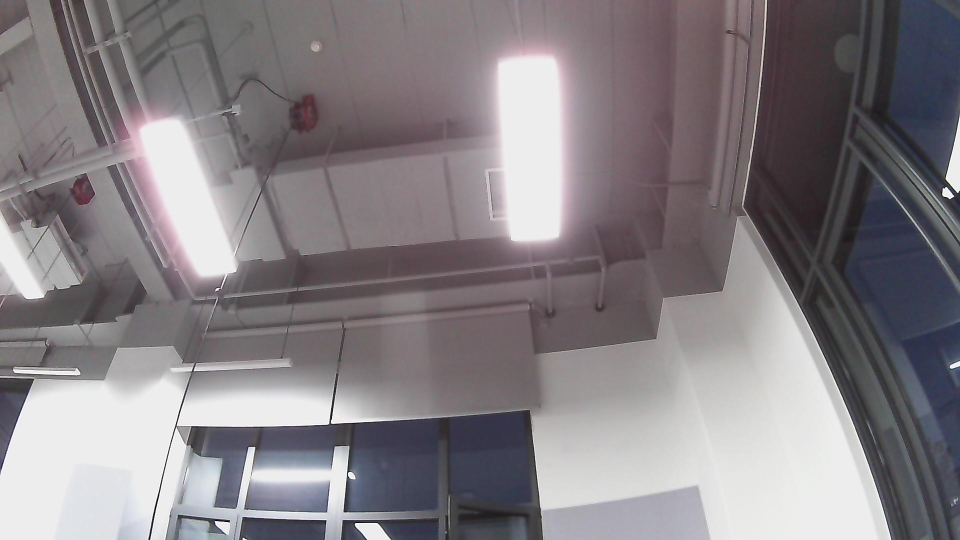
#> input picture dataset_split/val/on/on_000010.jpg, 1920 x 1080 px (shown at 1/2 size); its folder holds only this picture in this run
$ python level3_contour_detection.py
#> lines starting #> are read from the running program, lines starting #| are printed output that depends on the picture; after the words box and inside, x2 and y2 are one past the last pixel; in counts of white or black regions, pixels touching at a corner belong together
import os
import cv2
import numpy as np

def level3_contour_detection(image_path):
#> called with image_path = 'dataset_split/val/on/on_000010.jpg'
    img = cv2.imread(image_path)
#> img is the input picture: shape (1080, 1920, 3); mean B, G, R 131.8, 127.7, 132.9
    if img is None:
        print(f"图片读取失败，请检查路径: {image_path}")
        return None

    gray = cv2.cvtColor(img, cv2.COLOR_BGR2GRAY)

    # 1. 阈值分割：只把画面中极亮的部分（> 235）提取出来变成白色，其余变黑
    _, thresh = cv2.threshold(gray, 235, 255, cv2.THRESH_BINARY)
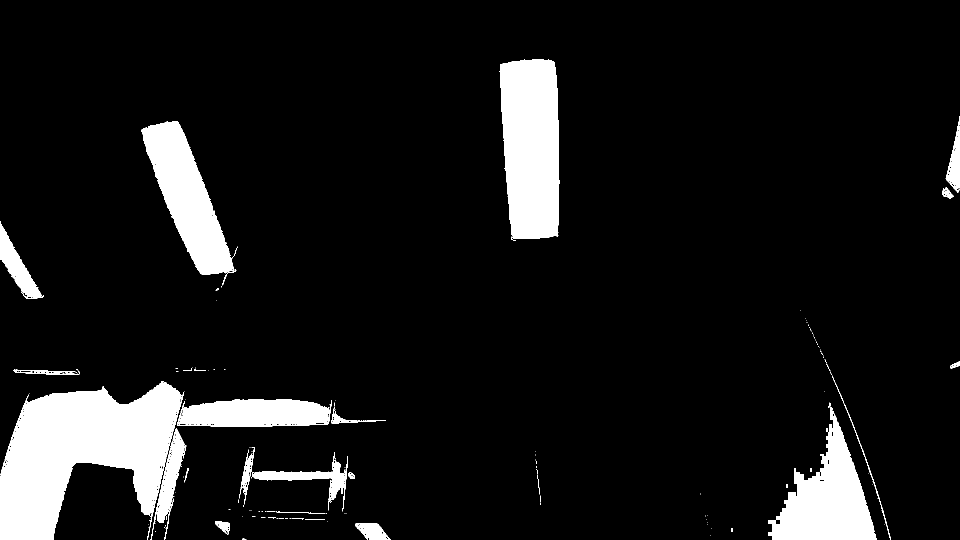
#> thresh: shape (1080, 1920) (shown at 1/2 size); 9.3% white; 156 white regions (123 under 20 px)

    # 2. 查找这些极亮区域的轮廓
    contours, _ = cv2.findContours(thresh, cv2.RETR_EXTERNAL, cv2.CHAIN_APPROX_SIMPLE)
#> contours = 156 contours, 136 with area under 20; largest, box (x1, y1, x2, y2) and area: (0, 762, 369, 1080) 67774, (999, 118, 1119, 481) 37366, (1536, 814, 1753, 1080) 26436, (283, 243, 469, 571) 25192, (354, 798, 664, 853) 14080

    lamp_detected = False
    for cnt in contours:
        area = cv2.contourArea(cnt)
        # 过滤掉太小的噪点，长条灯通常面积较大
        if area > 500:
            # 获取外接矩形
            x, y, w, h = cv2.boundingRect(cnt)

            lamp_detected = True
            # 把找到的发光长条灯框出来
            cv2.rectangle(img, (x, y), (x+w, y+h), (0, 255, 0), 2)
            cv2.putText(img, "ON Lamp", (x, y - 5), cv2.FONT_HERSHEY_SIMPLEX, 0.6, (0, 255, 0), 2)
#> this loop made 156 passes
#> (area, x, y, w, h) on passes 13, 77, 81, 84, 87, 95, 100, 152, 154, 155, 156: (1499, 710, 1046, 72, 34), (3750, 507, 904, 189, 119), (888.5, 478, 895, 32, 114), (4500.5, 301, 856, 72, 224), (26435.5, 1536, 814, 217, 266), (14079.5, 354, 798, 310, 55), (67773.5, 0, 762, 369, 318), (4221, 0, 442, 88, 156), (25192, 283, 243, 186, 328), (1981, 1891, 232, 29, 153), (37366.5, 999, 118, 120, 363)
#> area on passes 17, 35: 433.5, 27
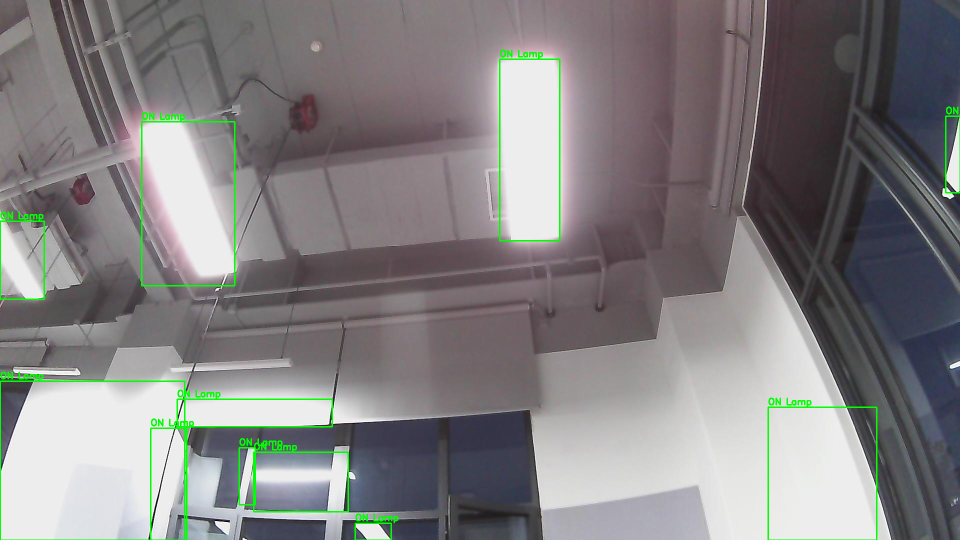
#> img: shape (1080, 1920, 3) (shown at 1/2 size); 1.27% of pixels changed, all inside (x1, y1, x2, y2) = (0, 99, 1920, 1080)

    if lamp_detected:
        print(f"文件: {os.path.basename(image_path)} -> 检测结果：发现点亮的 LED 灯 (ON)")
    else:
        print(f"文件: {os.path.basename(image_path)} -> 检测结果：未发现发光灯具 (OFF)")

    return img

if __name__ == '__main__':
    # 定义训练集里 'on'（开灯）文件夹的路径
    train_on_dir = "dataset_split/val/on"

    print(f"=== 开始使用第三阶段 轮廓查找法测试目录: {train_on_dir} ===")

    if not os.path.exists(train_on_dir):
        print(f"错误：路径 {train_on_dir} 不存在，请先运行数据集划分脚本！")
    else:
        file_list = os.listdir(train_on_dir)
        success_count = 0

        for file_name in file_list:
            if file_name.lower().endswith(('.jpg', '.jpeg', '.png')):
                image_path = os.path.join(train_on_dir, file_name)
                # 调用第三阶段函数
                level3_contour_detection(image_path)
                success_count += 1

        print(f"=== 遍历结束，共测试了 {success_count} 张开灯图片 ===")

$ run again, on dataset_split/val/on/on_000105.jpg
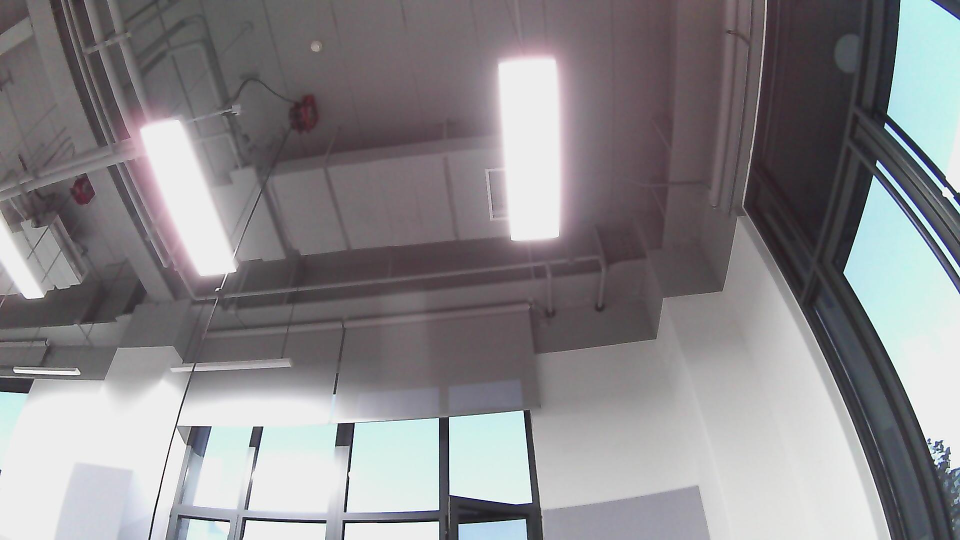
#> input picture dataset_split/val/on/on_000105.jpg, 1920 x 1080 px (shown at 1/2 size)
#> in level3_contour_detection, img is the input picture: shape (1080, 1920, 3); mean B, G, R 138.4, 135.6, 137.6
#> in level3_contour_detection, `_, thresh = cv2.threshold(gray, 235, 255, cv2.THRESH_BINARY)`:
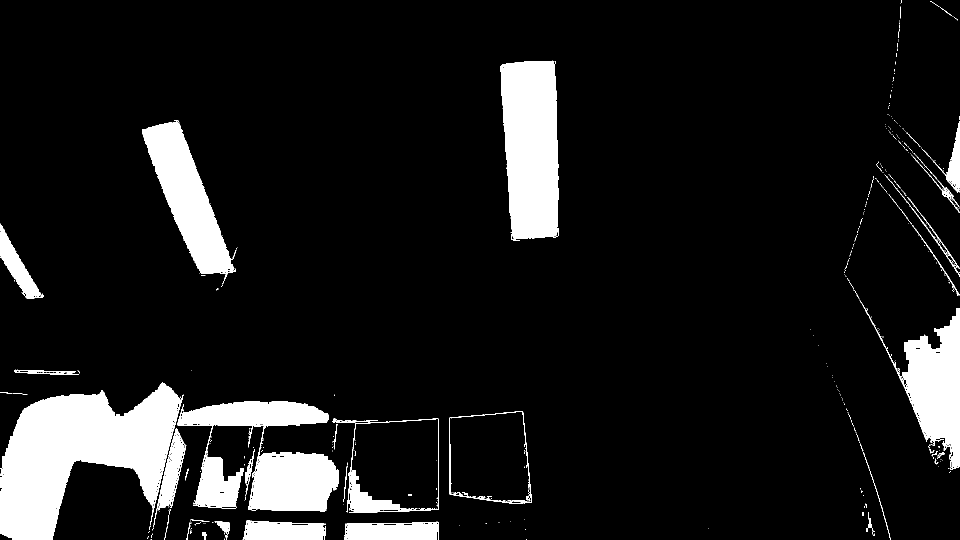
#> thresh: shape (1080, 1920) (shown at 1/2 size); 10.4% white; 492 white regions (439 under 20 px)
#> contours = 487 contours, 458 with area under 20; largest, box (x1, y1, x2, y2) and area: (0, 764, 367, 1080) 62750, (354, 803, 678, 1023) 35884, (1000, 121, 1118, 481) 35704, (284, 240, 473, 568) 23510, (1721, 602, 1920, 940) 22204
#> the loop in level3_contour_detection, `for cnt in contours:` made 487 passes
#> (area, x, y, w, h) on passes 40, 43, 187, 195, 206, 223, 233, 260: (6117.5, 689, 1043, 189, 37), (5345.5, 485, 1041, 167, 39), (3930.5, 306, 856, 67, 199), (3447, 693, 837, 185, 188), (35883.5, 354, 803, 324, 220), (62749.5, 0, 764, 367, 316), (553, 28, 739, 130, 11), (22203.5, 1721, 602, 199, 338)
#> after the loop in level3_contour_detection, `for cnt in contours:`:
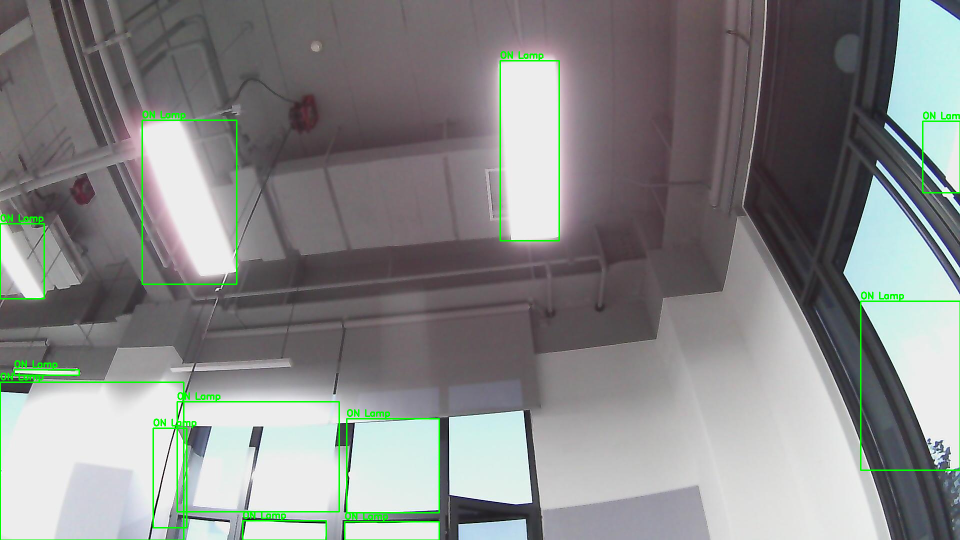
#> img: shape (1080, 1920, 3) (shown at 1/2 size); 1.46% of pixels changed, all inside (x1, y1, x2, y2) = (0, 102, 1920, 1080)
